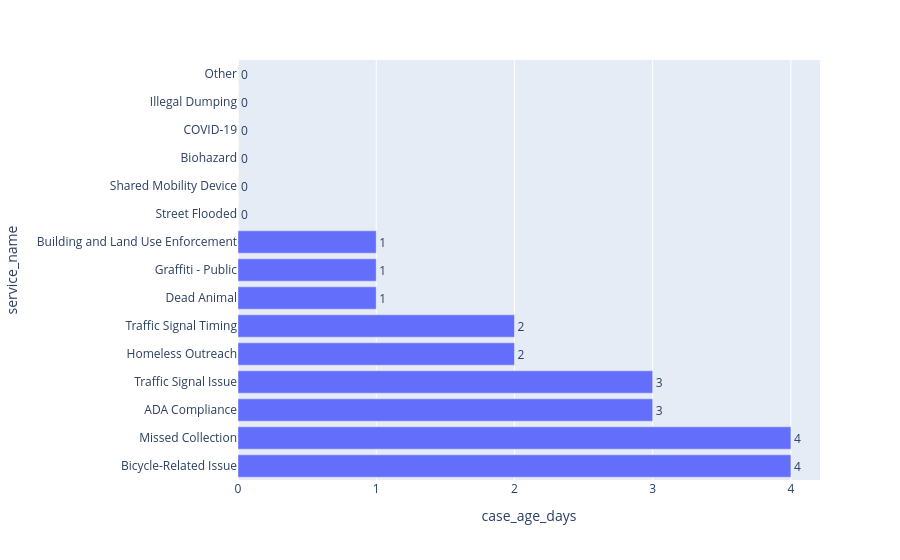

This figure's notebook cell:
### Code cell
med_rsps_days = datasd.groupby('service_name')['case_age_days'].median()
lowest_med_days = med_rsps_days.sort_values().reset_index()[:N]
fig = px.bar(lowest_med_days.sort_values('case_age_days', ascending=False), y='service_name', x='case_age_days', text_auto='.f')
fig.update_traces(hoverinfo='none', hovertemplate=None, textposition='outside')

### Figure 1 — Plotly figure (JSON) as saved in the notebook; plotly's stock layout.template omitted (floating-point values rounded to 4 significant figures)
{"data": [{"alignmentgroup": "True", "hoverinfo": "none", "legendgroup": "", "marker": {"color": "#636efa", "pattern": {"shape": ""}}, "name": "", "offsetgroup": "", "orientation": "h", "showlegend": false, "textposition": "outside", "texttemplate": "%{x:.f}", "type": "bar", "x": [4, 4, 3, 3, 2, 2, 1, 1, 1, 0, 0, 0, 0, 0, 0], "xaxis": "x", "y": ["Bicycle-Related Issue", "Missed Collection", "ADA Compliance", "Traffic Signal Issue", "Homeless Outreach", "Traffic Signal Timing", "Dead Animal", "Graffiti - Public", "Building and Land Use Enforcement", "Street Flooded", "Shared Mobility Device", "Biohazard", "COVID-19", "Illegal Dumping", "Other"], "yaxis": "y"}], "layout": {"barmode": "relative", "legend": {"tracegroupgap": 0}, "margin": {"t": 60}, "xaxis": {"anchor": "y", "domain": [0, 1], "title": {"text": "case_age_days"}}, "yaxis": {"anchor": "x", "domain": [0, 1], "title": {"text": "service_name"}}}}
